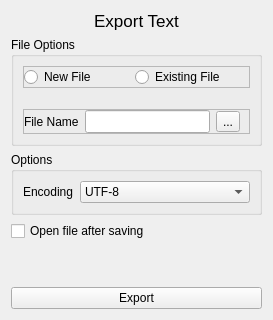
        <widget class="QWidget" name="page_8">
         <layout class="QVBoxLayout" name="verticalLayout_21">
          <item>
           <widget class="QLabel" name="label_61">
            <property name="font">
             <font>
              <pointsize>13</pointsize>
             </font>
            </property>
            <property name="text">
             <string>Export Text</string>
            </property>
            <property name="alignment">
             <set>Qt::AlignCenter</set>
            </property>
           </widget>
          </item>
          <item>
           <widget class="QGroupBox" name="groupBox_16">
            <property name="title">
             <string>File Options</string>
            </property>
            <layout class="QVBoxLayout" name="verticalLayout_20">
             <property name="spacing">
              <number>21</number>
             </property>
             <item>
              <widget class="QFrame" name="frame_29">
               <property name="frameShape">
                <enum>QFrame::StyledPanel</enum>
               </property>
               <property name="frameShadow">
                <enum>QFrame::Raised</enum>
               </property>
               <layout class="QHBoxLayout" name="horizontalLayout_17">
                <property name="leftMargin">
                 <number>0</number>
                </property>
                <property name="topMargin">
                 <number>0</number>
                </property>
                <property name="bottomMargin">
                 <number>0</number>
                </property>
                <item>
                 <widget class="QRadioButton" name="new_file_txt">
                  <property name="font">
                   <font>
                    <pointsize>9</pointsize>
                   </font>
                  </property>
                  <property name="text">
                   <string>New File</string>
                  </property>
                 </widget>
                </item>
                <item>
                 <widget class="QRadioButton" name="existing_file_txt">
                  <property name="font">
                   <font>
                    <pointsize>9</pointsize>
                   </font>
                  </property>
                  <property name="text">
                   <string>Existing File</string>
                  </property>
                 </widget>
                </item>
               </layout>
              </widget>
             </item>
             <item>
              <widget class="QFrame" name="frame_30">
               <property name="frameShape">
                <enum>QFrame::StyledPanel</enum>
               </property>
               <property name="frameShadow">
                <enum>QFrame::Raised</enum>
               </property>
               <layout class="QGridLayout" name="gridLayout_13">
                <property name="leftMargin">
                 <number>0</number>
                </property>
                <property name="topMargin">
                 <number>0</number>
                </property>
                <property name="bottomMargin">
                 <number>0</number>
                </property>
                <item row="0" column="0">
                 <widget class="QLabel" name="label_60">
                  <property name="font">
                   <font>
                    <pointsize>9</pointsize>
                   </font>
                  </property>
                  <property name="text">
                   <string>File Name</string>
                  </property>
                 </widget>
                </item>
                <item row="0" column="1">
                 <widget class="QLineEdit" name="filename_txt">
                  <property name="font">
                   <font>
                    <pointsize>10</pointsize>
                   </font>
                  </property>
                 </widget>
                </item>
                <item row="0" column="2">
                 <widget class="QToolButton" name="save_btn_txt">
                  <property name="text">
                   <string>...</string>
                  </property>
                 </widget>
                </item>
               </layout>
              </widget>
             </item>
            </layout>
           </widget>
          </item>
          <item>
           <widget class="QGroupBox" name="groupBox_17">
            <property name="title">
             <string>Options</string>
            </property>
            <layout class="QFormLayout" name="formLayout_7">
             <item row="0" column="0">
              <widget class="QLabel" name="label_62">
               <property name="text">
                <string>Encoding</string>
               </property>
              </widget>
             </item>
             <item row="0" column="1">
              <widget class="QComboBox" name="encoding_txt">
               <property name="font">
                <font>
                 <pointsize>9</pointsize>
                </font>
               </property>
               <item>
                <property name="text">
                 <string>UTF-8</string>
                </property>
               </item>
              </widget>
             </item>
            </layout>
           </widget>
          </item>
          <item>
           <widget class="QCheckBox" name="open_file_txt">
            <property name="text">
             <string>Open file after saving</string>
            </property>
           </widget>
          </item>
          <item>
           <spacer name="verticalSpacer_5">
            <property name="orientation">
             <enum>Qt::Vertical</enum>
            </property>
            <property name="sizeHint" stdset="0">
             <size>
              <width>20</width>
              <height>40</height>
             </size>
            </property>
           </spacer>
          </item>
          <item>
           <widget class="QPushButton" name="export_btn_txt">
            <property name="text">
             <string>Export</string>
            </property>
           </widget>
          </item>
         </layout>
        </widget>
